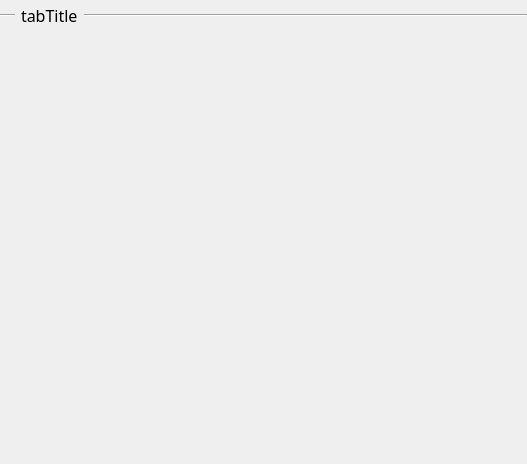
<?xml version="1.0" encoding="UTF-8"?>
<ui version="4.0">
 <class>genericTab</class>
 <widget class="QWidget" name="genericTab">
  <property name="geometry">
   <rect>
    <x>0</x>
    <y>0</y>
    <width>527</width>
    <height>464</height>
   </rect>
  </property>
  <property name="windowTitle">
   <string>Form</string>
  </property>
  <layout class="QVBoxLayout" name="verticalLayout">
   <property name="margin">
    <number>0</number>
   </property>
   <item>
    <layout class="QHBoxLayout" name="horizontalLayout_2">
     <property name="topMargin">
      <number>4</number>
     </property>
     <item>
      <widget class="Line" name="line_2">
       <property name="sizePolicy">
        <sizepolicy hsizetype="Fixed" vsizetype="Fixed">
         <horstretch>0</horstretch>
         <verstretch>0</verstretch>
        </sizepolicy>
       </property>
       <property name="minimumSize">
        <size>
         <width>15</width>
         <height>0</height>
        </size>
       </property>
       <property name="frameShadow">
        <enum>QFrame::Sunken</enum>
       </property>
       <property name="orientation">
        <enum>Qt::Horizontal</enum>
       </property>
      </widget>
     </item>
     <item>
      <widget class="QLabel" name="tabTitle">
       <property name="sizePolicy">
        <sizepolicy hsizetype="Maximum" vsizetype="Maximum">
         <horstretch>0</horstretch>
         <verstretch>0</verstretch>
        </sizepolicy>
       </property>
       <property name="font">
        <font>
         <family>Sans Serif</family>
         <pointsize>12</pointsize>
         <weight>50</weight>
         <bold>false</bold>
        </font>
       </property>
       <property name="styleSheet">
        <string notr="true"/>
       </property>
       <property name="frameShape">
        <enum>QFrame::NoFrame</enum>
       </property>
       <property name="text">
        <string>tabTitle</string>
       </property>
       <property name="alignment">
        <set>Qt::AlignLeading|Qt::AlignLeft|Qt::AlignVCenter</set>
       </property>
      </widget>
     </item>
     <item>
      <widget class="Line" name="line">
       <property name="frameShadow">
        <enum>QFrame::Sunken</enum>
       </property>
       <property name="lineWidth">
        <number>1</number>
       </property>
       <property name="orientation">
        <enum>Qt::Horizontal</enum>
       </property>
      </widget>
     </item>
    </layout>
   </item>
   <item>
    <layout class="QHBoxLayout" name="horizontalLayout">
     <property name="topMargin">
      <number>0</number>
     </property>
     <item>
      <widget class="QWidget" name="centralWidget" native="true">
       <property name="sizePolicy">
        <sizepolicy hsizetype="Preferred" vsizetype="MinimumExpanding">
         <horstretch>0</horstretch>
         <verstretch>0</verstretch>
        </sizepolicy>
       </property>
      </widget>
     </item>
    </layout>
   </item>
  </layout>
 </widget>
 <resources/>
 <connections/>
</ui>
